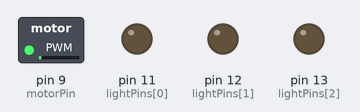
The sketch below on a simulated Arduino Uno, built with avr-gcc and run on an emulated ATmega328P. Shown: switched loads named in the sketch (green lamp = pin HIGH), output pins drawn as LEDs (lit = HIGH).

Above: at 0.15 s.
At 9.67 s:
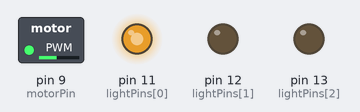
At 19.07 s:
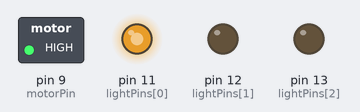
At 38.19 s:
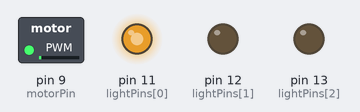
Timing chart, 0 to 40.0 s (numbered marks = the images above):
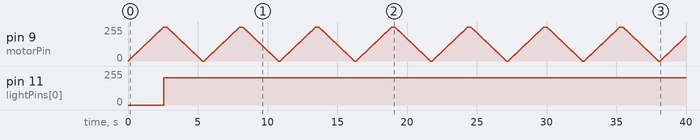

Measured:
- by itself, pin 11 (lightPins[0]): 0/255 → 204/255 at 2.6 s

The sketch:

sketch_may21a.ino
```cpp
int motorPin = 9;
int lightPins[3] = {11, 12, 13}; //11 r, 12 g, 13 b)
int waitTime = 100;
void setup() {
  // put your setup code here, to run once:
pinMode(motorPin, OUTPUT);
for (int i = 0; i < sizeof(lightPins)/sizeof(int); i++)
{
  pinMode(lightPins[i], OUTPUT);
}
}

void loop() {
  // put your main code here, to run repeatedly:
motorAcceleration(waitTime);
loopThroughColorsForwards(waitTime, 204, 0, 0);
delay(waitTime);
motorDeceleration(waitTime);
loopThroughColorsBackwords(waitTime, 204, 0, 0);
}

void motorAcceleration(int delayTm){
  //@param delayTm - delay time in MS
  int delayTime = delayTm; //ms between each speed step
  if (delayTime % 10 != 0) { delayTime = 100; } //set to default if delayTime is not divisible by 10 evenly
  //Accelerates the motor from speed 0 to 255
  for(int i = 0; i < 256; i++){ //goes through each speed from 0 to 255
    analogWrite(motorPin, i); //sets the new speed
    delay(delayTime / 10); // waits for delayTime ms
  }
 }

void motorDeceleration(int delayTm) {
  //@param delayTm - delay time in MS
  int delayTime = delayTm; //ms between each speed step
  if (delayTime % 10 != 0) { delayTime = 100; } //set to default if delayTime is not divisible by 10 evenly
  //Decelerates the motor from speed 255 to 0
  for(int i = 255; i >= 0; i--){ //goes through each speed from 255 to 0
    analogWrite(motorPin, i); //sets the new speed
    delay(delayTime / 10); // waits for delayTime ms
  }
 }

 void loopThroughColorsForwards(int delayTm, int r, int g, int b) {
   //@param delayTm - delay time in MS
   int delayTime = delayTm; //ms between each speed step
   if (delayTime % 10 != 0) { delayTime = 100; } //set to default if delayTime is not divisible by 10 evenly
   for (int i = 0; i < 255; i++)
   {
     analogWrite(11, r);
     analogWrite(12, g);
     analogWrite(13, b);
   }
   delay(delayTm);
   for (int i = 255; i >= 0; i--)
   {
     analogWrite(11, r);
     analogWrite(12, g);
     analogWrite(13, b);
   }
 }

  void loopThroughColorsBackwords(int delayTm, int r, int g, int b) {
   //@param delayTm - delay time in MS
   int delayTime = delayTm; //ms between each speed step
   if (delayTime % 10 != 0) { delayTime = 100; } //set to default if delayTime is not divisible by 10 evenly
   for (int i = 255; i >= 0; i--)
   {
     analogWrite(11, r);
     analogWrite(12, g);
     analogWrite(13, b);
   }
   delay(delayTm);
   for (int i = 0; i < 255; i++)
   {
     analogWrite(11, r);
     analogWrite(12, g);
     analogWrite(13, b);
   }
 }
```
